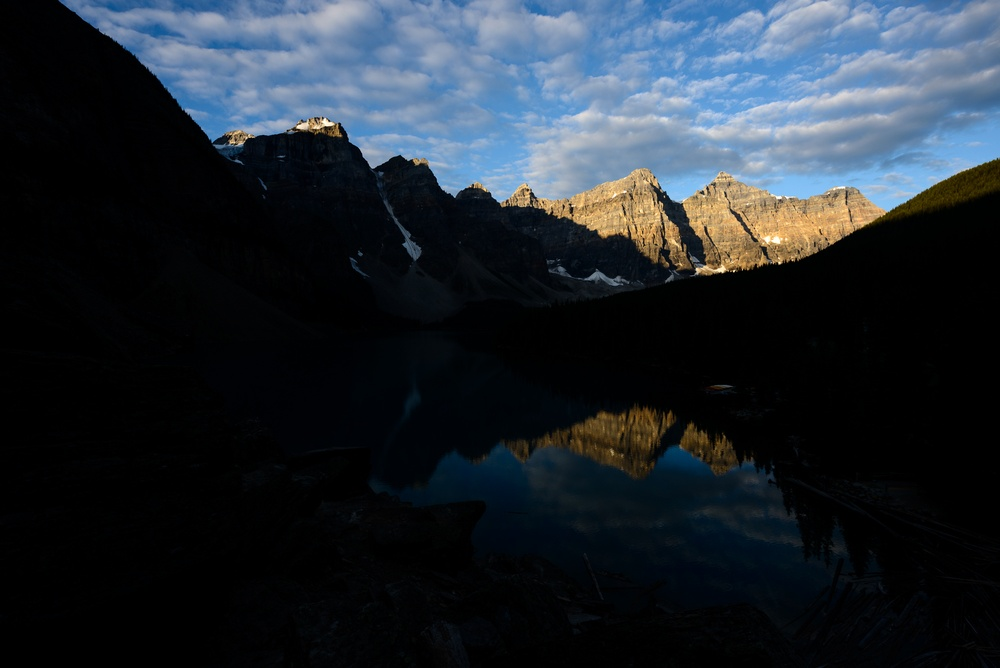
%> input picture 0310/a.jpeg, 1000 x 668 px, shrunk from 2000 x 1335 before the run
$ octave practice.m   (GNU Octave 9; MATLAB toolbox functions it lacks are replaced by stand-ins)
%> lines starting %> are read from the running program, lines starting %| are printed output that depends on the picture
clc;
clear all;
close all;

I = imread('a.jpeg');
%> I is the input picture: size 668x1000x3 uint8; mean R, G, B 33.7, 41.4, 49.6
%figure; imshow(I); title('Original Pic');

% 提取並顯示各色彩通道
redChannel = I(:,:,1);
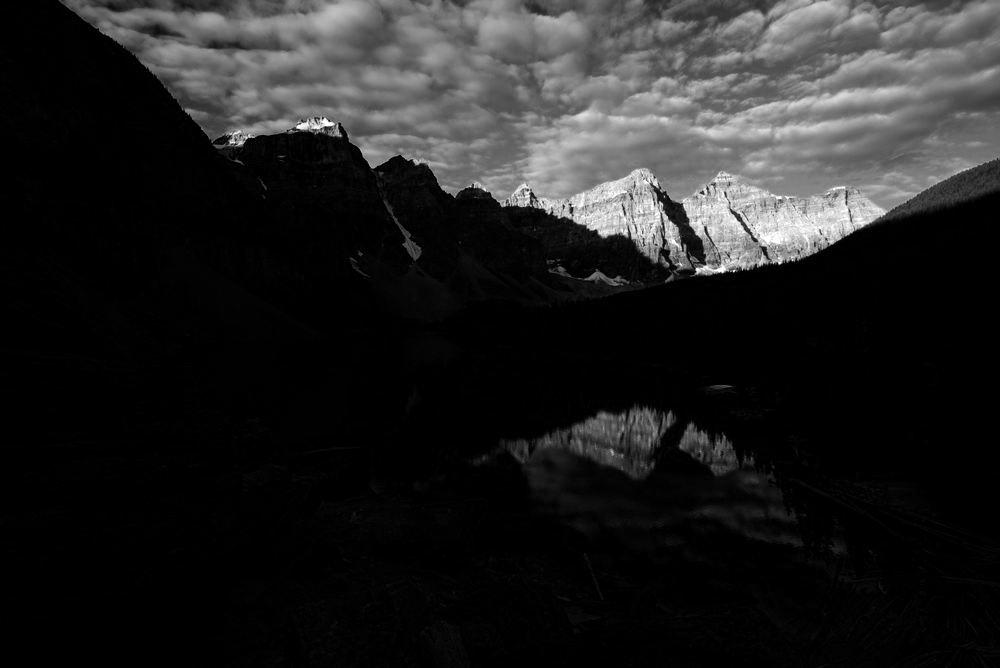
%> redChannel: size 668x1000 uint8; min 0, max 255, mean 33.7
greenChannel = I(:,:,2);
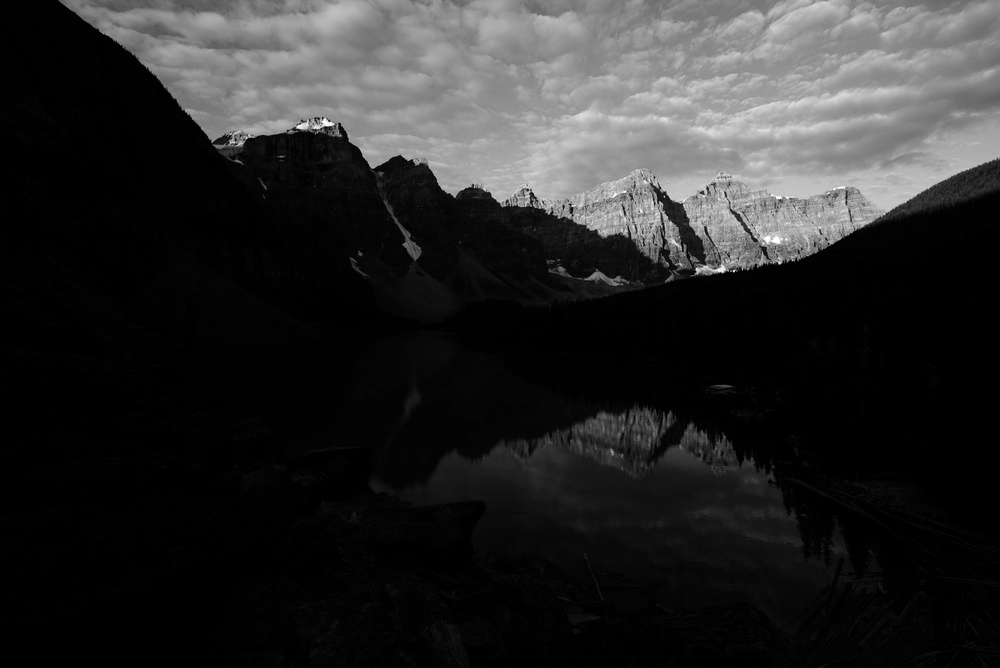
%> greenChannel: size 668x1000 uint8; min 0, max 255, mean 41.4
blueChannel = I(:,:,3);
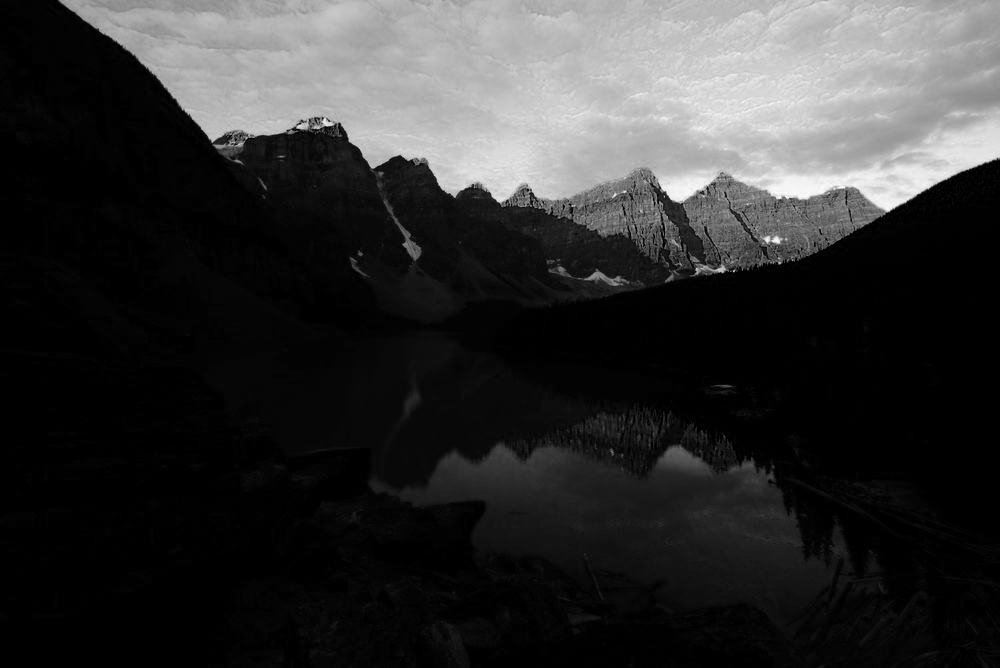
%> blueChannel: size 668x1000 uint8; min 0, max 255, mean 49.6

% 創建只有紅色通道的RGB圖像
blueOnly = zeros(size(I), 'uint8');
blueOnly(:,:,1) = blueChannel; % 只填充紅色通道
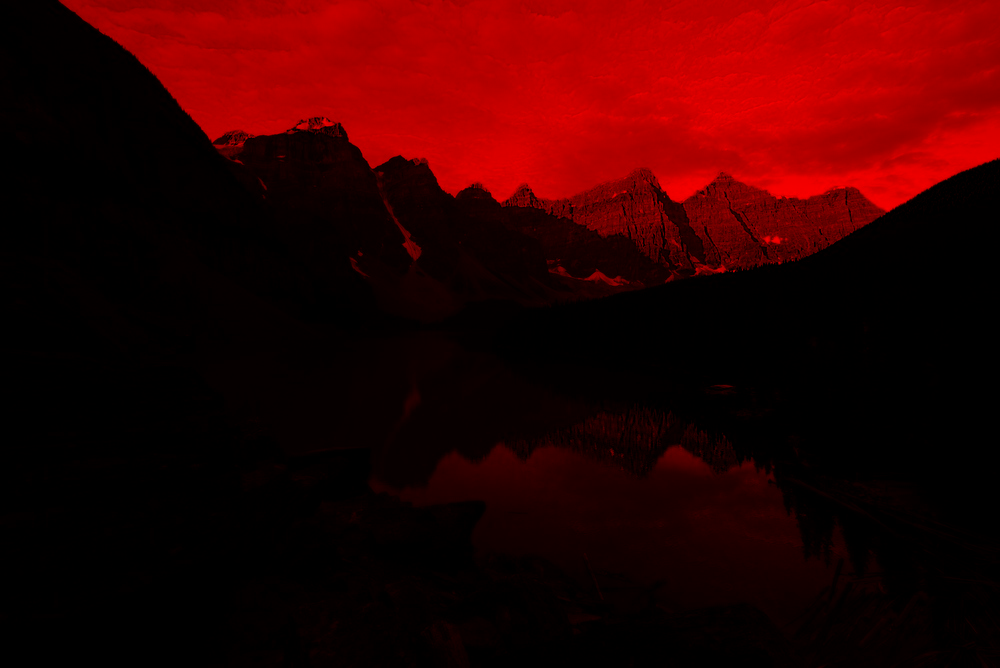
%> blueOnly: size 668x1000x3 uint8; mean R, G, B 49.6, 0, 0

% 針對紅色通道偏暗的問題進行增強
enhancedBlue = imadjust(blueChannel, [0 1], [0.2 1]); % 增強紅色通道
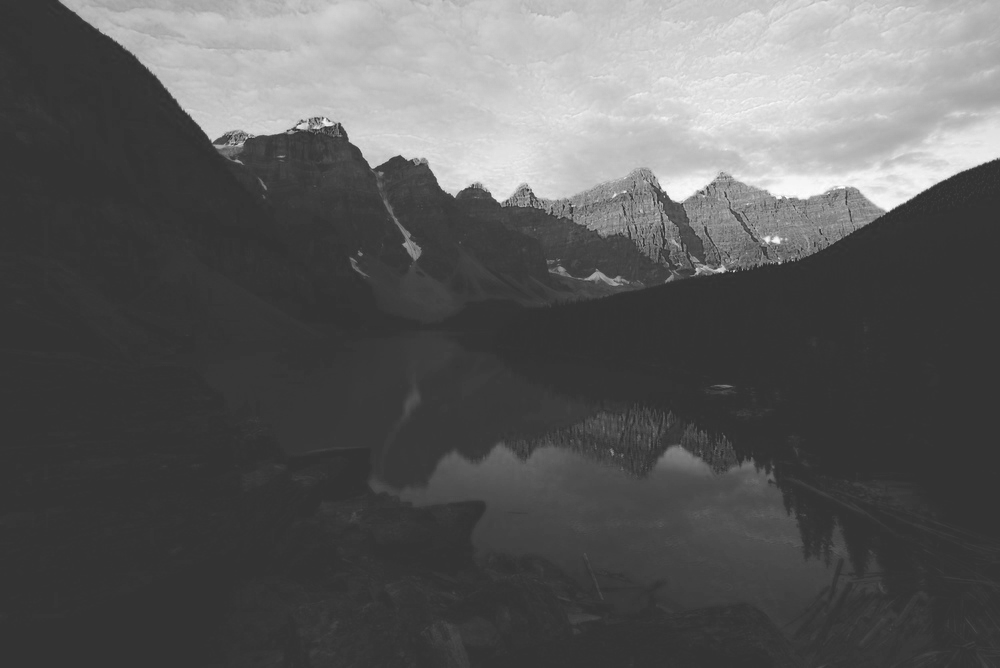
%> enhancedBlue: size 668x1000 uint8; min 51, max 255, mean 90.7

% 創建增強後的彩色圖像
enhancedImg = I;
enhancedImg(:,:,1) = enhancedBlue; % 替換為增強後的紅色通道
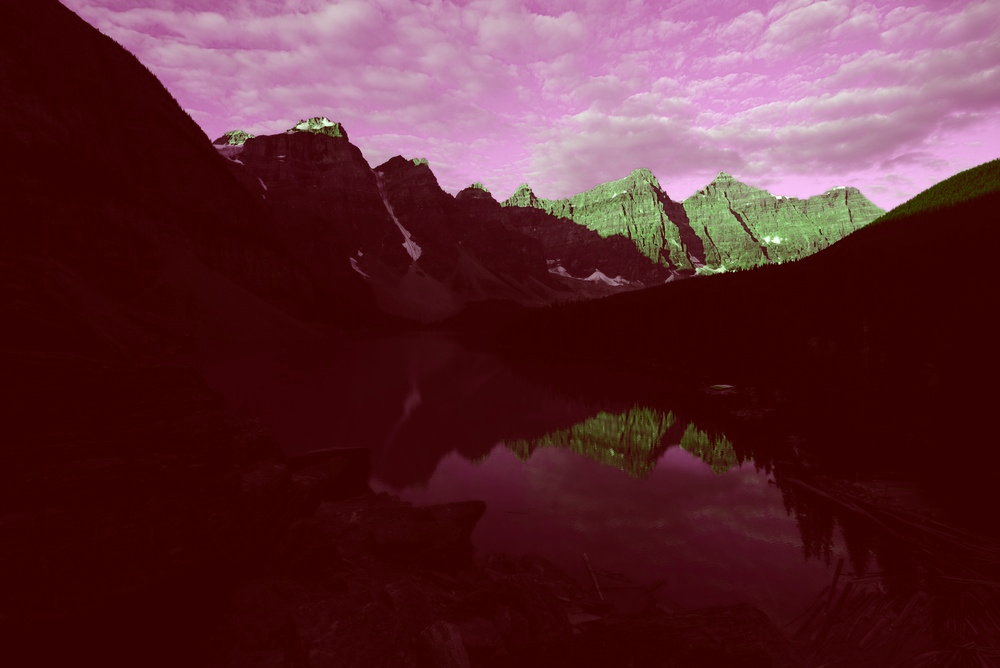
%> enhancedImg: size 668x1000x3 uint8; mean R, G, B 90.7, 41.4, 49.6

% 顯示增強效果
figure;
subplot(1,3,1); imshow(I); title('原始圖像');
subplot(1,3,2); imshow(blueOnly); title('紅色通道');
subplot(1,3,3); imshow(enhancedBlue); title('紅色通道增強後');
